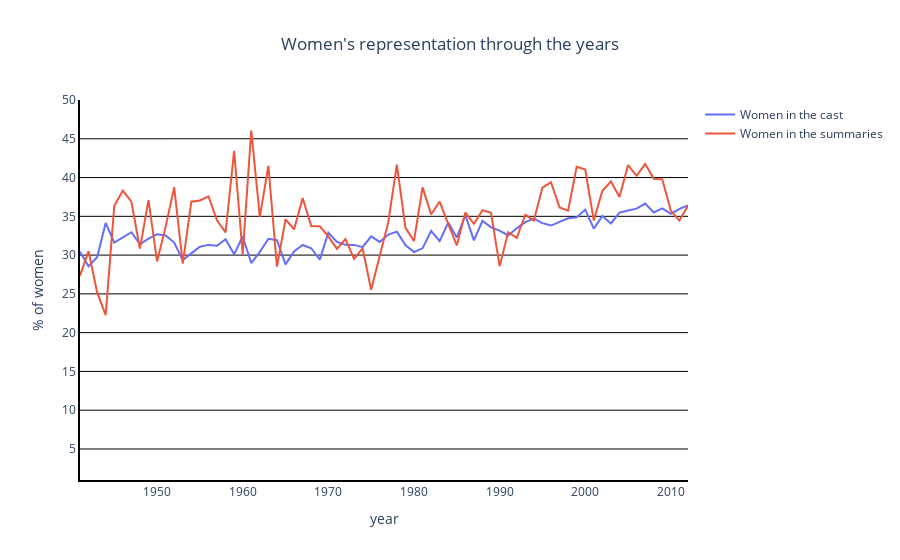

The code cell stored with this chart in its notebook:
### Code cell
fig = go.Figure(
    data=[
        go.Scatter(
            name='Women in the cast',
            x=y_r_c_cropped['Movie release year'],
            y=y_r_c_cropped['F_ratio_c']
        ),
        go.Scatter(
            name='Women in the summaries',
            x=y_r_s_cropped['Movie release year'],
            y=y_r_s_cropped['F_ratio_s']
        )])

fig.update_layout(
    paper_bgcolor='rgba(0,0,0,0)',
    plot_bgcolor='rgba(0,0,0,0)',
    title="Women's representation through the years",
    title_x = 0.5,
)


fig.update_xaxes(title_text='year', showline=True, linewidth=2, linecolor='black')
fig.update_yaxes(title_text="% of women", range=[1, 50], showline=True, linewidth=2, linecolor='black', gridcolor='black')

fig.show()
